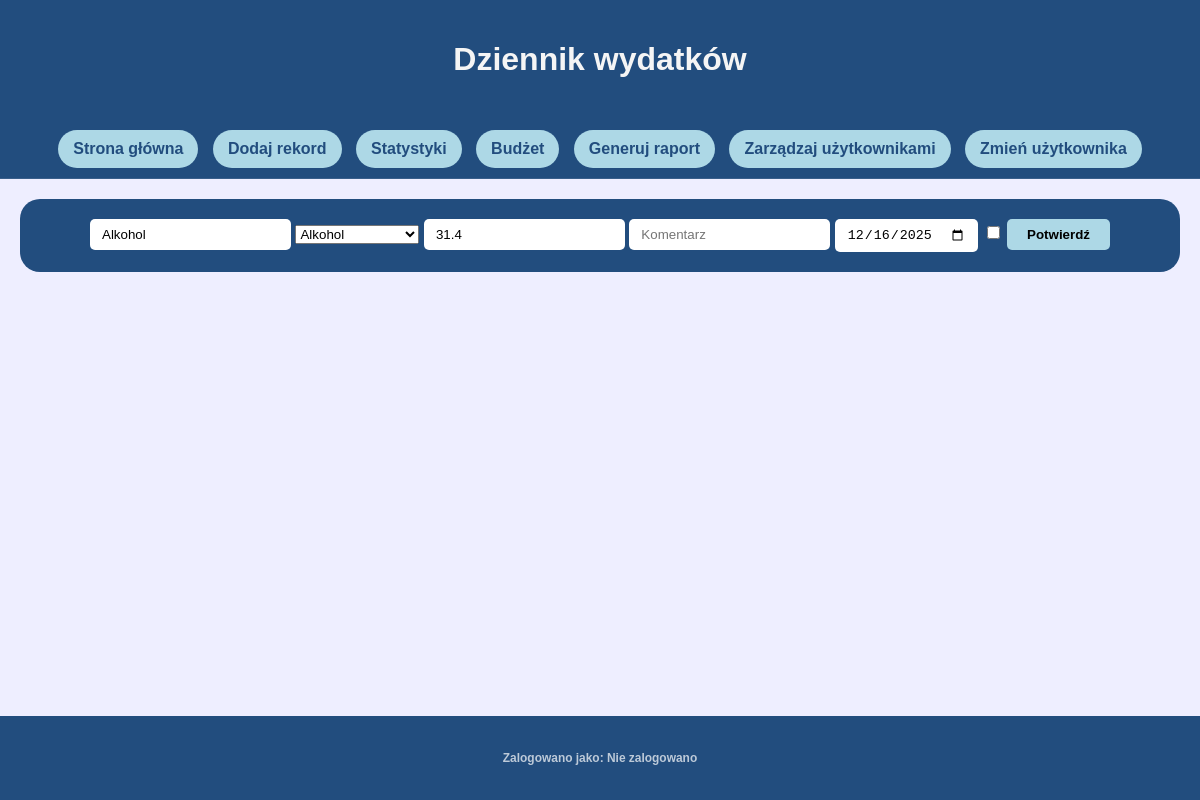
/edit/46 (signed in), run on an earlier commit of the app's database.
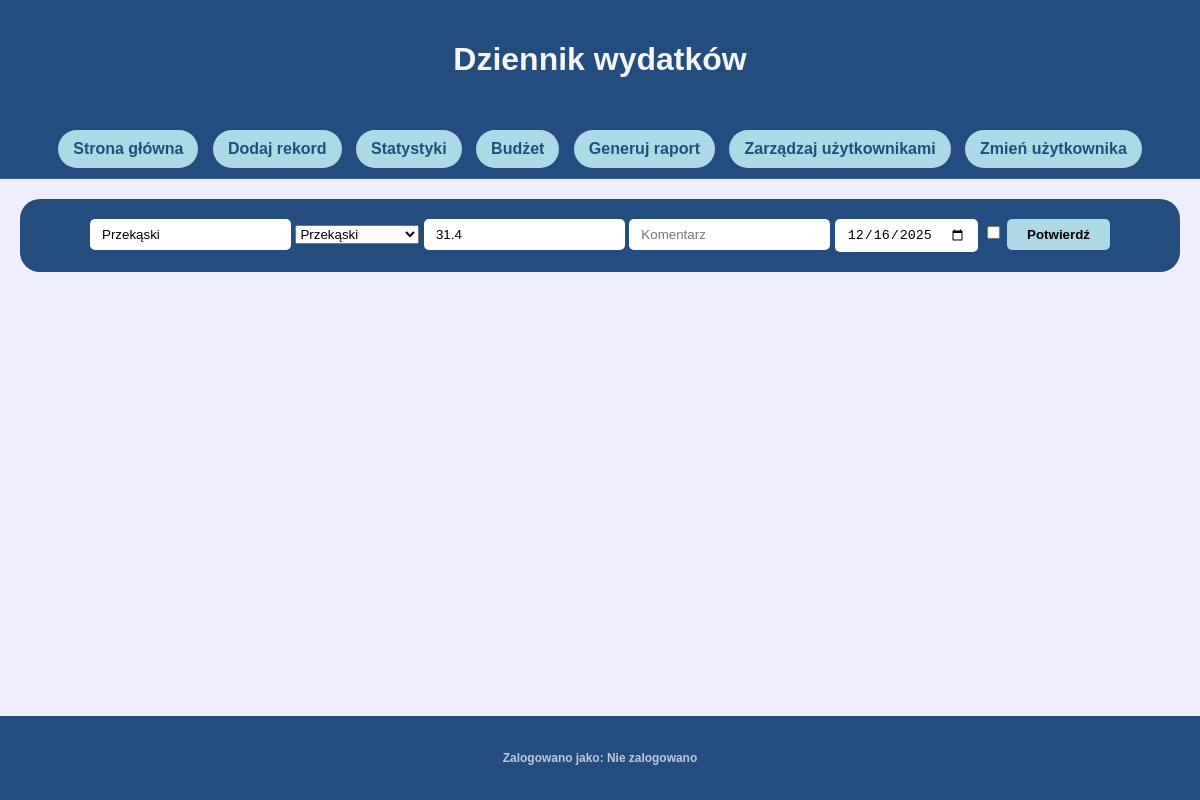
And on a later commit of the database.
### tables this page shows
CREATE TABLE expenses (
    id INTEGER PRIMARY KEY AUTOINCREMENT,
    name TEXT NOT NULL,
    category INTEGER NOT NULL,    -- odwołanie do categories.id
    amount NUMERIC NOT NULL,      -- precyzyjniej do pieniędzy niż REAL
    comment TEXT,
    privExpense INTEGER NOT NULL, -- 0 lub 1
    date TEXT NOT NULL, uid INTEGER DEFAULT 1,           -- YYYY-MM-DD
    FOREIGN KEY(category) REFERENCES categories(id)
);

CREATE TABLE categories (
    id INTEGER PRIMARY KEY,       -- automatycznie UNIQUE i NOT NULL
    name TEXT NOT NULL
);

### app.py (the view, shortened to what this page needs)
@app.route('/edit/<int:id>', methods=['GET', 'POST'])
def edit(id):
    if 'uid' not in session:
        return redirect('/login')
    conn = get_db_connection()
    categories = generateCategories()
    data = conn.execute('''SELECT e.name, e.id, e.amount, e.category, e.comment, e.privExpense, e.date FROM expenses e WHERE e.id = ?''', (id,)).fetchone()
    conn.close()
    return render_template('edit.html', categories = categories, data = data, user=userName())

### app.py (called while the page is built)
def get_db_connection():
    conn = sqlite3.connect('database.db')
    conn.row_factory = sqlite3.Row
    return conn

def generateCategories():
    conn = get_db_connection()
    categories = conn.execute('''SELECT id, name FROM categories''').fetchall()
    conn.close()
    if categories:
        categories.append(categories.pop(0))
    return categories

def userName():
    if 'uid' not in session:
        return "Nie zalogowano"
    conn = get_db_connection()
    name = conn.execute('''SELECT username FROM users WHERE id = ?''', (session['uid'],)).fetchone()
    conn.close()
    if name is None:
        return "Nie zalogowano"
    return name[0]

### templates/edit.html (shortened to what this page needs)
<!DOCTYPE html>
<html lang="pl">
<head>
    <link rel="stylesheet" href="{{ url_for('static', filename='css/style.css') }}">
</head>
<body>
    <div class="wrapper">
        <header>
            <h1>Dziennik wydatków</h1>
        </header>
        <nav>
            <a href="{{ url_for('index')}}" class="navButton">Strona główna</a>
            <a href="{{ url_for('add')}}" class="navButton">Dodaj rekord</a>
            <a href="{{ url_for('stats')}}" class="navButton">Statystyki</a>
            <a href="{{ url_for('budget')}}" class="navButton">Budżet</a>
            <a href="{{ url_for('report')}}" class="navButton">Generuj raport</a>
            <a href="{{ url_for('manageUsers')}}" class="navButton">Zarządzaj użytkownikami</a>
            <a href="{{ url_for('login')}}" class="navButton">Zmień użytkownika</a>
        </nav>
        <main>
            <div class="dataInput">
                <form action="" method="POST">
                    <input type="text" name="name" placeholder="Nazwa" value="{{ data['name'] }}" required>
                    <select name="category" id="category">
                        {% for category in categories %}
                            <option value={{ category.id }} {% if category.id == data['category'] %} selected {% endif %}> {{ category.name }}</option>
                        {% endfor %}
                    </select>
                    <input type="number" name="amount" placeholder="Kwota" min="0" step="0.01" value="{{ data['amount'] }}" required>
                    <input type="text" name="comment" placeholder="Komentarz" value="{{ data['comment'] }}">
                    <input type="date" name="date" value="{{ data['date'] }}">
                    {% if data['privExpense'] %}
                        <input type="checkbox" name="privExpense" value="1" checked>
                    {% else %}
                        <input type="checkbox" name="privExpense" value="1">
                    {% endif %}
                    <input type="submit" value="Potwierdź">
                </form>
            </div>
        </main>
        <section>
        </section>
        <footer>
            <h5>Zalogowano jako: {{ user }}</h5>
        </footer>
    </div>
</body>
</html>

### static/css/style.css (style rules this page uses)
html, body { margin: 0; padding: 0; width: 100%; height: 100%; font-family: Arial, Helvetica, sans-serif; background-color: #eef; }
.wrapper { width: 100%; min-height: 100vh; display: flex; flex-direction: column; background-color: #eef; box-shadow: none; border-radius: 0; }
header { padding: 20px 0; background-color: rgb(34, 77, 126); text-align: center; color: whitesmoke; }
nav { padding: 10px 0; background-color: rgb(34, 77, 126); text-align: center; border-bottom: 1px solid rgba(255,255,255,0.1); }
.navButton { background-color: lightblue; padding: 10px 15px; margin-inline: 5px; border-radius: 20px; text-decoration: none; color: rgb(34, 77, 126); font-weight: bold; display: inline-block; }
main { flex: 1; display: flex; flex-direction: column; background-color: #eef; padding: 20px; }
.dataInput { padding: 20px; background-color: rgb(34, 77, 126); display: flex; flex-direction: row; gap: 10px; justify-content: center; align-items: center; color: white; flex-wrap: wrap; border-radius: 20px; }
.dataInput input { background-color: #fff; border: none; padding: 8px 12px; border-radius: 5px; }
.dataInput input[type=submit] { background-color: lightblue; cursor: pointer; font-weight: bold; padding: 8px 20px; }
section { padding: 40px; display: flex; flex-direction: column; justify-content: center; align-items: center; background-color: #eef; }
footer { padding: 15px 0; background-color: rgb(34, 77, 126); text-align: center; color: rgba(255,255,255,0.7); font-size: 0.9em; }

What changed in the data, as far as the page shows it:
changed expenses: name "Alkohol" → "Przekąski"; category "Alkohol" → "Przekąski"
